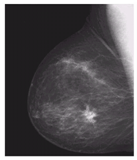
#> input picture Lab 3/lab03-std/Lab-03-Smoothing-STD/imgs/Picture1.png, 137 x 160 px
$ jupyter execute Lab_Smoothing_STD.ipynb   (shell and % lines are left out)
#> lines starting #> are read from the running program, lines starting #| are printed output that depends on the picture
### Lab 3/lab03-std/Lab-03-Smoothing-STD/commonfunctions.py


import skimage.io as io
import matplotlib.pyplot as plt
import numpy as np
from skimage.exposure import histogram
from matplotlib.pyplot import bar
from skimage.color import rgb2gray,rgb2hsv

# Convolution:
from scipy.signal import convolve2d
from scipy import fftpack
import math

from skimage.util import random_noise
from skimage.filters import median
from skimage.feature import canny


# Edges
from skimage.filters import sobel_h, sobel, sobel_v,roberts, prewitt

# Show the figures / plots inside the notebook
def show_images(images,titles=None):
    #This function is used to show image(s) with titles by sending an array of images and an array of associated titles.
    # images[0] will be drawn with the title titles[0] if exists
    # You aren't required to understand this function, use it as-is.
    n_ims = len(images)
    if titles is None: titles = ['(%d)' % i for i in range(1,n_ims + 1)]
    fig = plt.figure()
    n = 1
    for image,title in zip(images,titles):
        a = fig.add_subplot(1,n_ims,n)
        if image.ndim == 2:
            plt.gray()
        plt.imshow(image)
        a.set_title(title)
        n += 1
    fig.set_size_inches(np.array(fig.get_size_inches()) * n_ims)
    plt.show()


# [6 lines left out: function showHist, not called in this run]

### Lab 3/lab03-std/Lab-03-Smoothing-STD/Lab_Smoothing_STD.ipynb
# Lab 3
### Averaging Filters

http://scikit-image.org/docs/0.13.x/api/skimage.util.html#skimage.util.random_noise

http://scikit-image.org/docs/dev/api/skimage.filters.html#skimage.filters.median

http://scikit-image.org/docs/dev/api/skimage.filters.html#skimage.filters.gaussian

[cell 1]
import math
import commonfunctions as cf # this a custom module found the commonfunctions.py
import skimage.io as io
import matplotlib.pyplot as plt
import numpy as np
from skimage.color import rgb2gray, rgba2rgb
from skimage.filters import median , gaussian as gaussian_filter
# from scipy import fftpack
# from scipy.signal import convolve2d
from skimage.util import random_noise
# Show the matlpotlib figures inside the notebook

[cell 2]
'''
(1) Your own median filter algorithm
'''
def median_filter(img , size = 3):
    w , h = img.shape
    if w < size or h < size:
        return img
    return_img = np.copy(img)
    for i in range(0 , w - size + 1):
        for j in range(0 , h - size + 1):
            return_img[i+size//2,j+size//2] = np.median(img[i:i+size , j:j+size], axis=None)
    return return_img
img = rgb2gray(rgba2rgb(io.imread('./imgs/Picture1.png')))
#> img: shape (160, 137) float64; min 0.0807, max 1, mean 0.333
noisy_img = random_noise(img, 's&p' , amount=0.05)
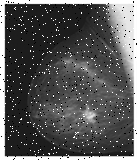
#> noisy_img: shape (160, 137) float64; min 0, max 1, mean 0.341

applied_median_img = median_filter(noisy_img,3)
cf.show_images([img , noisy_img , applied_median_img] , ['original' , 'noisy' , 'median'])
#> in show_images, `n_ims = len(images)`: n_ims = 3
#> the loop in show_images, `for image,title in zip(images,titles):` made 3 passes
#> title on passes 1 to 3: 'original', 'noisy', 'median'
#> after the loop in show_images, `for image,title in zip(images,titles):`: n = 4
#> in show_images, `plt.show()`:
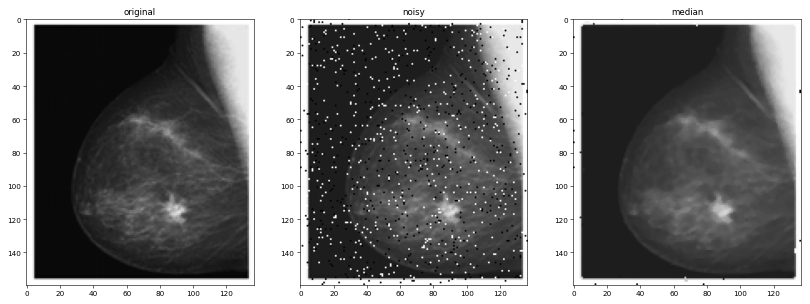
#> figure drawn by matplotlib, 3 panels

[cell 3]
'''
(2) skimage median filter
'''
skiimge_filter = median(img)
cf.show_images([img , noisy_img , applied_median_img , skiimge_filter] , ['original' , 'noisy' , 'median' , 'skiimge filter'])
#> the loop in show_images (call 2), `for image,title in zip(images,titles):` made 4 passes
#> after the loop in show_images (call 2), `for image,title in zip(images,titles):`: n = 5
#> in show_images (call 2), `plt.show()`:
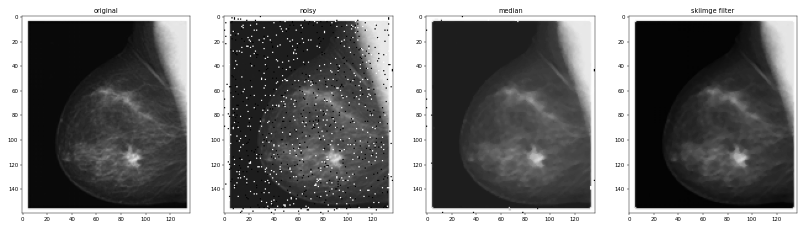
#> figure drawn by matplotlib, 4 panels

[cell 4]
'''
(3) Gaussion Filters
'''
gaussian_img_8 = gaussian_filter(img , sigma=8)
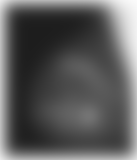
#> gaussian_img_8: shape (160, 137) float64; min 0.116, max 0.986, mean 0.361
gaussian_img_3 = gaussian_filter(img , sigma=3)
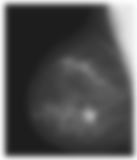
#> gaussian_img_3: shape (160, 137) float64; min 0.115, max 0.996, mean 0.335
gaussian_img_2 = gaussian_filter(img , sigma=0.02)
cf.show_images([img , noisy_img , gaussian_img_8,gaussian_img_3,gaussian_img_2] , ['original' , 'noisy' , 'gaussian_img 8' , 'gaussian_img 3' , 'gaussian_img 0.2' ])

$ run again, with Lab 3/lab03-std/Lab-03-Smoothing-STD/imgs/Picture2.png copied over Lab 3/lab03-std/Lab-03-Smoothing-STD/imgs/Picture1.png
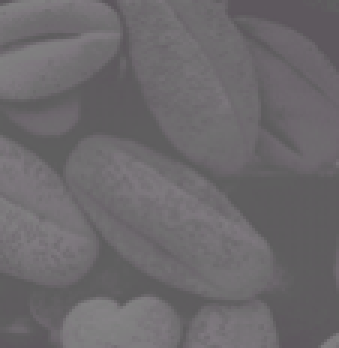
#> input picture Lab 3/lab03-std/Lab-03-Smoothing-STD/imgs/Picture2.png, 113 x 116 px (shown 3 times larger)
#> n_ims = 3
#> the loop in show_images, `for image,title in zip(images,titles):` made 3 passes
#> title on passes 1 to 3: 'original', 'noisy', 'median'
#> after the loop in show_images, `for image,title in zip(images,titles):`: n = 4
#> in show_images, `plt.show()`:
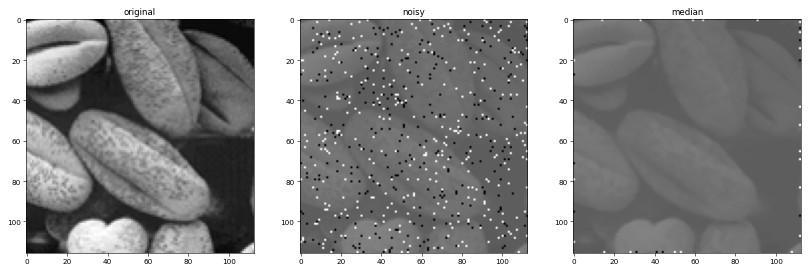
#> figure drawn by matplotlib, 3 panels
#> the loop in show_images (call 2), `for image,title in zip(images,titles):` made 4 passes
#> after the loop in show_images (call 2), `for image,title in zip(images,titles):`: n = 5
#> in show_images (call 2), `plt.show()`:
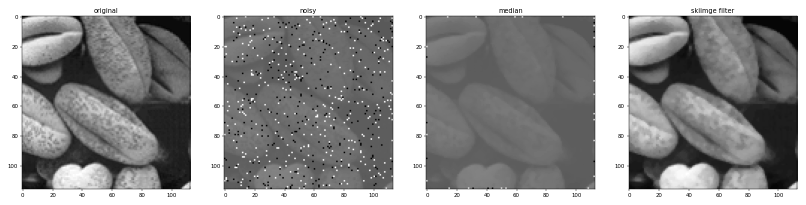
#> figure drawn by matplotlib, 4 panels
